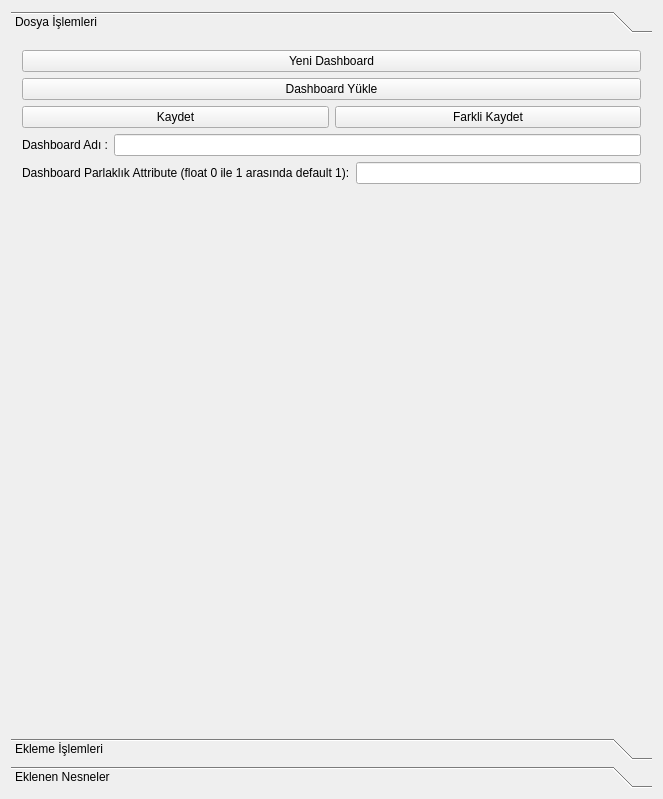
<?xml version="1.0" encoding="UTF-8"?>
<ui version="4.0">
 <class>DashboardGeneratorGui</class>
 <widget class="QWidget" name="DashboardGeneratorGui">
  <property name="geometry">
   <rect>
    <x>0</x>
    <y>0</y>
    <width>663</width>
    <height>799</height>
   </rect>
  </property>
  <property name="sizePolicy">
   <sizepolicy hsizetype="MinimumExpanding" vsizetype="MinimumExpanding">
    <horstretch>0</horstretch>
    <verstretch>0</verstretch>
   </sizepolicy>
  </property>
  <property name="windowTitle">
   <string>Dashboard Generator Gui</string>
  </property>
  <property name="windowIcon">
   <iconset>
    <normaloff>Resources/DashboardGeneratorGuiAppIcon.png</normaloff>Resources/DashboardGeneratorGuiAppIcon.png</iconset>
  </property>
  <layout class="QHBoxLayout" name="horizontalLayout_2">
   <item>
    <layout class="QVBoxLayout" name="verticalLayout">
     <item>
      <widget class="QToolBox" name="toolBox">
       <property name="sizePolicy">
        <sizepolicy hsizetype="Preferred" vsizetype="Preferred">
         <horstretch>0</horstretch>
         <verstretch>0</verstretch>
        </sizepolicy>
       </property>
       <property name="minimumSize">
        <size>
         <width>0</width>
         <height>320</height>
        </size>
       </property>
       <property name="currentIndex">
        <number>0</number>
       </property>
       <widget class="QWidget" name="page">
        <property name="geometry">
         <rect>
          <x>0</x>
          <y>0</y>
          <width>643</width>
          <height>698</height>
         </rect>
        </property>
        <attribute name="label">
         <string>Dosya İşlemleri</string>
        </attribute>
        <layout class="QVBoxLayout" name="verticalLayout_3">
         <item>
          <widget class="QPushButton" name="pushButtonNewDashboard">
           <property name="text">
            <string>Yeni Dashboard</string>
           </property>
          </widget>
         </item>
         <item>
          <widget class="QPushButton" name="pushButtonLoadDashboard">
           <property name="text">
            <string>Dashboard Yükle</string>
           </property>
          </widget>
         </item>
         <item>
          <layout class="QHBoxLayout" name="horizontalLayout_4">
           <item>
            <widget class="QPushButton" name="pushButtonSave">
             <property name="text">
              <string>Kaydet</string>
             </property>
            </widget>
           </item>
           <item>
            <widget class="QPushButton" name="pushButtonSaveAs">
             <property name="text">
              <string>Farkli Kaydet</string>
             </property>
            </widget>
           </item>
          </layout>
         </item>
         <item>
          <layout class="QHBoxLayout" name="horizontalLayout">
           <item>
            <widget class="QLabel" name="label">
             <property name="text">
              <string>Dashboard Adı :</string>
             </property>
            </widget>
           </item>
           <item>
            <widget class="QLineEdit" name="lineEditDashboardName"/>
           </item>
          </layout>
         </item>
         <item>
          <layout class="QHBoxLayout" name="horizontalLayout_3">
           <property name="topMargin">
            <number>0</number>
           </property>
           <item>
            <widget class="QLabel" name="label_2">
             <property name="text">
              <string>Dashboard Parlaklık Attribute (float 0 ile 1 arasında default 1):</string>
             </property>
            </widget>
           </item>
           <item>
            <widget class="QLineEdit" name="lineEditDashboardBrightnessAttribute"/>
           </item>
          </layout>
         </item>
         <item>
          <spacer name="verticalSpacer">
           <property name="orientation">
            <enum>Qt::Vertical</enum>
           </property>
           <property name="sizeHint" stdset="0">
            <size>
             <width>20</width>
             <height>40</height>
            </size>
           </property>
          </spacer>
         </item>
        </layout>
       </widget>
       <widget class="QWidget" name="page_2">
        <property name="geometry">
         <rect>
          <x>0</x>
          <y>0</y>
          <width>643</width>
          <height>698</height>
         </rect>
        </property>
        <attribute name="label">
         <string>Ekleme İşlemleri</string>
        </attribute>
        <layout class="QVBoxLayout" name="verticalLayout_4">
         <item>
          <widget class="QPushButton" name="pushButtonAddBackground">
           <property name="text">
            <string>Arkaplan Resmi Ekle</string>
           </property>
          </widget>
         </item>
         <item>
          <widget class="QPushButton" name="pushButtonAddNormalImage">
           <property name="text">
            <string>Tek Resim Ekle</string>
           </property>
          </widget>
         </item>
         <item>
          <widget class="QPushButton" name="pushButtonAddTextItem">
           <property name="text">
            <string>Yazı Ekle</string>
           </property>
          </widget>
         </item>
         <item>
          <widget class="QPushButton" name="pushButtonAddLight">
           <property name="text">
            <string>Işık Ekle</string>
           </property>
          </widget>
         </item>
         <item>
          <widget class="QPushButton" name="pushButtonAddIbre">
           <property name="text">
            <string>İbre Ekle</string>
           </property>
          </widget>
         </item>
         <item>
          <widget class="QPushButton" name="pushButtonAddInput">
           <property name="text">
            <string>Input Ekle</string>
           </property>
          </widget>
         </item>
         <item>
          <widget class="QPushButton" name="pushButtonAddBar">
           <property name="text">
            <string>Bar Ekle (Progress Bar)</string>
           </property>
          </widget>
         </item>
         <item>
          <widget class="QPushButton" name="pushButtonAddRectItem">
           <property name="text">
            <string>Rect Item Ekle</string>
           </property>
          </widget>
         </item>
         <item>
          <widget class="QPushButton" name="pushButtonSlider">
           <property name="text">
            <string>Slider - Scroll Area Ekle</string>
           </property>
          </widget>
         </item>
         <item>
          <widget class="QPushButton" name="pushButtonAddDashboard">
           <property name="text">
            <string>Dashboard İçine Dashboard Ekle</string>
           </property>
          </widget>
         </item>
         <item>
          <widget class="QPushButton" name="pushButtonAddWidget">
           <property name="text">
            <string>Dashboard İçine Widget Ekle</string>
           </property>
          </widget>
         </item>
         <item>
          <spacer name="verticalSpacer_2">
           <property name="orientation">
            <enum>Qt::Vertical</enum>
           </property>
           <property name="sizeHint" stdset="0">
            <size>
             <width>20</width>
             <height>40</height>
            </size>
           </property>
          </spacer>
         </item>
        </layout>
       </widget>
       <widget class="QWidget" name="page_3">
        <property name="geometry">
         <rect>
          <x>0</x>
          <y>0</y>
          <width>643</width>
          <height>698</height>
         </rect>
        </property>
        <attribute name="label">
         <string>Eklenen Nesneler</string>
        </attribute>
        <layout class="QVBoxLayout" name="verticalLayout_5">
         <item>
          <widget class="QGroupBox" name="groupBox">
           <property name="maximumSize">
            <size>
             <width>16777215</width>
             <height>100</height>
            </size>
           </property>
           <property name="title">
            <string>Groups</string>
           </property>
           <layout class="QVBoxLayout" name="verticalLayout_6">
            <item>
             <widget class="QComboBox" name="comboBoxGroupSelect">
              <property name="maxVisibleItems">
               <number>30</number>
              </property>
             </widget>
            </item>
            <item>
             <widget class="QPushButton" name="pushButtonToggleShowGroup">
              <property name="text">
               <string>Toggle Show Group</string>
              </property>
             </widget>
            </item>
           </layout>
          </widget>
         </item>
         <item>
          <layout class="QGridLayout" name="gridLayoutAddedElements">
           <property name="sizeConstraint">
            <enum>QLayout::SetFixedSize</enum>
           </property>
          </layout>
         </item>
        </layout>
       </widget>
      </widget>
     </item>
    </layout>
   </item>
  </layout>
 </widget>
 <layoutdefault spacing="6" margin="11"/>
 <resources>
  <include location="genericdashboardgenerator.qrc"/>
 </resources>
 <connections/>
</ui>
